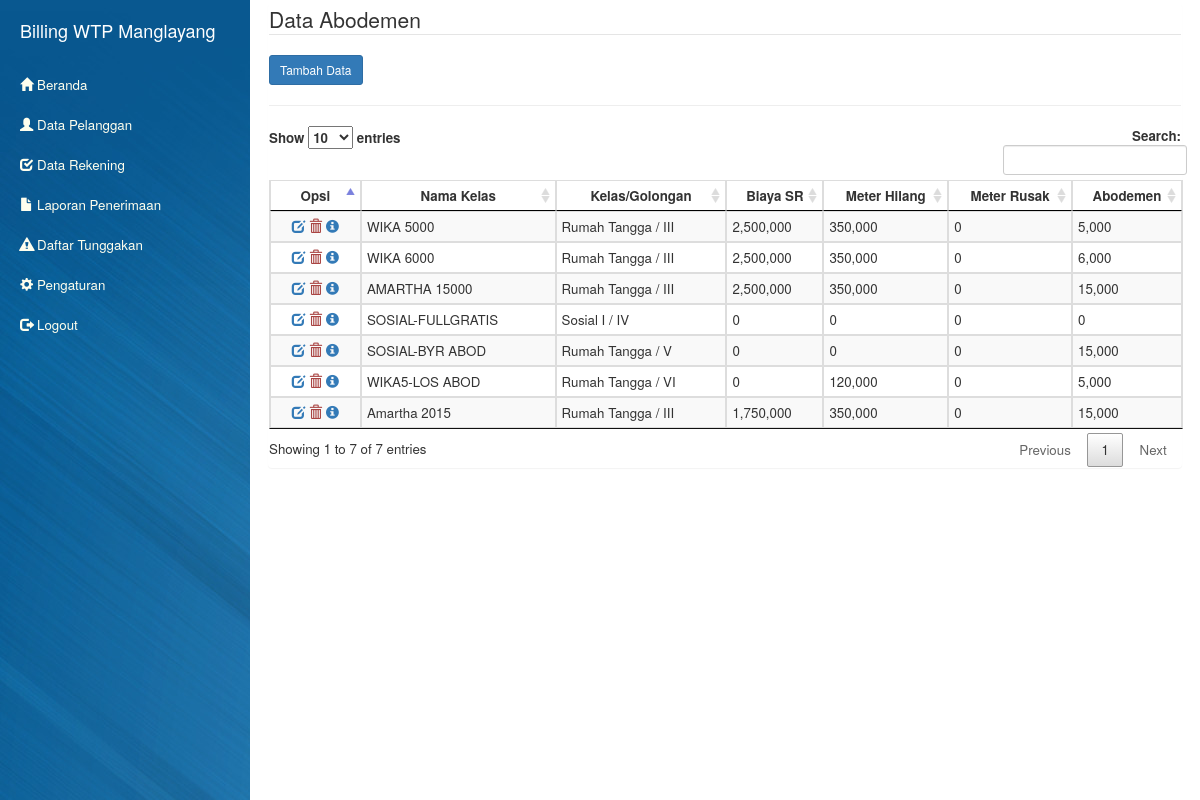
The app's page /?page=views.abodemen (signed in) with its own data.
### tables this page shows
CREATE TABLE `wtp_tarif` (
  `id` int(8) NOT NULL AUTO_INCREMENT,
  `namakelas` varchar(30) NOT NULL DEFAULT '0',
  `golongan` varchar(30) NOT NULL DEFAULT '',
  `kelas` varchar(30) NOT NULL DEFAULT '',
  `biayasr` int(8) NOT NULL DEFAULT '0',
  `mtrhilang` int(8) NOT NULL DEFAULT '0',
  `mtrrusak` int(8) NOT NULL DEFAULT '0',
  `abodemen` int(8) NOT NULL DEFAULT '0',
  `pakai1` int(8) NOT NULL DEFAULT '0',
  `pakai2` int(8) NOT NULL DEFAULT '0',
  `pakai3` int(8) NOT NULL DEFAULT '0',
  `pakai4` int(8) NOT NULL DEFAULT '0',
  `kubik1` int(11) NOT NULL DEFAULT '0',
  `kubik2` int(11) NOT NULL DEFAULT '0',
  `kubik3` int(11) NOT NULL DEFAULT '0',
  `besar_denda` double NOT NULL,
  `tanggal_jatuh_tempo` int(2) NOT NULL,
  PRIMARY KEY (`id`)
);

### model/model.abodemen.php (called while the page is built, shortened)
<?php
$userUI = new User;
$dtaAbodemen = new Rekap;
$arrayData = $dtaAbodemen->viewsTarif();
$act = "crud.abodemen";
$akses = $_SESSION['accessrole'];

### views/views.abodemen.php (the view, shortened to what this page needs)
<?php include_once "model/model.abodemen.php"; ?>
<div class="panel panel-body">
    <fieldset>
        <legend> Data Abodemen</legend>
        <div class="form-inline">
            <div class="form-group">
                <a href="?page=crud&act=<?= $act ?>" class="btn btn-sm btn-primary" id="tambah-user">Tambah Data</a>
            </div>
        </div>
        <hr class="thin bg-grayLighter" />
        <table class="table table-condensed table-bordered table-striped tbl-scroll" id="table-pelanggan">
            <thead>
                <tr>
                    <th width="10%"> Opsi</th>
                    <th> Nama Kelas</th><th> Kelas/Golongan</th>
                    <th> Biaya SR</th><th> Meter Hilang</th>
                    <th> Meter Rusak</th><th> Abodemen</th>
                </tr>
            </thead>
            <tbody id="dtaPel">
                <?php
                if (count($arrayData)) {
                    while ($data = mysql_fetch_array($arrayData)) {
                        ?>
                        <tr>
                            <td align="center">
                                <?= $userUI->actBtn($data['id'], $act, $akses) ?>
                                <a href="#" id="abodemen-info" class="view" data-id="<?=$data['id']?>">
                                    <i class="glyphicon glyphicon-info-sign"></i>
                                </a>
                            </td>
                            <td><?=$data['namakelas']?></td>
                            <td><?=$data['kelas']?> / <?=$data['golongan']?></td>
                            <td><?=number_format($data['biayasr'])?></td>
                            <td><?=  number_format($data['mtrhilang'])?></td>
                            <td><?=  number_format($data['mtrrusak'])?></td>
                            <td><?=  number_format($data['abodemen'])?></td>
                        </tr>
                        <?php
                    }
                }
                ?>
            </tbody>
        </table>
    </fieldset>
</div>

### index.php (shortened to what this page needs)
<?php
include 'inc/class.php';
if(!isset($_SESSION['user_login'])){
    if(isset($_POST['inputUser'])){
        $userUI = new User;
        $username = $_POST['inputUser'];
        $password = $userUI->hashPassword($_POST['password']);
        $validasi = $userUI->loginUser($username, $password);
        if($validasi){
            $userUI->login_success();
        }else{
            $userUI->login_failure();
        }
    }
    include 'views/login.php';
}else{
    include 'model/main.php';
}

### model/main.php (shortened to what this page needs)
<?php $main = new Main(); ?>
<!DOCTYPE html>
<html>
    <head>
        <?= $main->renderHeader(); ?>
    </head>
    <body>
        <div id="wrapper">
            <div id="sidebar-wrapper">
                <?php $main->getMenu(); ?>
            </div>
            <div id="page-content-wrapper">
                <div class="container-fluid">
                    <?php
                    $main->getPage();
                    ?>
                </div>
            </div>
        </div>
    </body>
</html>

### model/render.header.php (shortened to what this page needs)
<link href="theme/startbootstrap/css/bootstrap.min.css" rel="stylesheet" type="text/css" />
<link href="theme/startbootstrap/css/jquery-ui.css" rel="stylesheet" type="text/css" />
<link href="theme/startbootstrap/css/simple-sidebar.css" rel="stylesheet" type="text/css" />
<link href="theme/startbootstrap/css/jquery.dataTables.min.css" rel="stylesheet" type="text/css" />
<link href="theme/startbootstrap/css/datepicker3.css" rel="stylesheet" type="text/css" />
<link href="theme/startbootstrap/css/daterangepicker.css" rel="stylesheet" type="text/css" />
<link href="theme/startbootstrap/css/upload.style.css" rel="stylesheet" type="text/css" />
<link href="theme/startbootstrap/css/rekap.penerimaan.css" rel="stylesheet" type="text/css" />
<link href="theme/flexigrid/css/flexigrid.css" rel="stylesheet" type="text/css" />

### model/menu.php
<ul class="sidebar-nav">
    <li class="sidebar-brand">
        <a href="index.php" id="beranda">
            Billing WTP Manglayang
        </a>
    </li>
    <li>
        <a href="index.php" id="data-beranda">
            <i class="glyphicon glyphicon-home"></i>
            Beranda
        </a>
    </li>
    <?php
    if ($_SESSION['accessrole'] == 1) {
        include 'views/menu.admin.php';
    } elseif ($_SESSION['accessrole'] == 2) {
        include 'views/menu.operator.php';
    } elseif ($_SESSION['accessrole'] == 3) {
        include 'views/menu.manajer.php';
    }
    ?>
    <li>
        <a href="?page=logout" id="logout">
            <i class="glyphicon glyphicon-log-out"></i>
            Logout
        </a>
    </li>
</ul>

### views/menu.admin.php (shortened to what this page needs)
<li>
    <a href="?page=views.pelanggan" id="data-pelanggan">
        <i class="glyphicon glyphicon-user"></i>
        Data Pelanggan
    </a>
</li>
<li>
    <a href="#" id="data-rekening" data-toggle="collapse" data-target="#data-rekening-list">
        <i class="glyphicon glyphicon-check"></i>
        Data Rekening
    </a>
</li>
<li>
    <a href="?page=views.rekap.penerimaan" id="rekap-penerimaan">
        <i class="glyphicon glyphicon-file"></i>
        Laporan Penerimaan
    </a>
</li>
<li>
    <a href="#" id="daftar-tunggakan" data-toggle="collapse" data-target="#daftar-tunggakan-list">
        <i class="glyphicon glyphicon-alert"></i> Daftar Tunggakan
    </a>
</li>
<li>
    <a href="#" id="setting" data-toggle="collapse" data-target="#setting-list">
        <i class="glyphicon glyphicon-cog"></i>
        Pengaturan
    </a>
</li>

### inc/class.php (shortened to what this page needs)
<?php
class User {
    function actBtn($id, $act, $akses) {
        if ($akses == 1) {
            echo '
                <a href="?page=crud&act=' . $act . '&req=edit&id=' . $id . '" class="text-primary" data-toggle="tooltip" data-placement="bottom" title="Edit"><i class="glyphicon glyphicon-edit"></i></a>
                <a href="?page=crud&act=' . $act . '&req=delete&id=' . $id . '" class="text-danger" data-toggle="tooltip" data-placement="bottom" title="Delete" onclick="return confirm(\'Are you sure delete this data ?\')"> <i class="glyphicon glyphicon-trash"></i></a>
            ';
        }
    }
}
class Main {
    function getPage() {
        if (!isset($_GET['page'])) {
            include_once 'views/home.php';
        } else {
            $page = htmlentities($_GET['page']);
            $pageRoot = "views/" . $page . ".php";
            if (file_exists($pageRoot)) {
                include_once $pageRoot;
            } elseif ($page == "crud") {
                $halaman = $_GET['act'];
                if (file_exists("model/" . $halaman . ".php")) {
                    include_once "model/" . $halaman . ".php";
                }
            } elseif ($page == "logout") {
                $user = new User();
                $user->logout();
            } else {
                include_once 'views/home.php';
            }
        }
    }
    function renderHeader() {
        include 'model/render.header.php';
        return;
    }
    function getMenu() {
        include 'model/menu.php';
        return;
    }
}
            ?>
            <?php
class Rekap {
    function viewsTarif() {
        $query = mysql_query("SELECT * FROM wtp_tarif");
        return $query;
    }
}

### records on screen
wtp_tarif: namakelas "WIKA 5000", kelas "Rumah Tangga", golongan "III", biayasr "2,500,000", mtrhilang "350,000", mtrrusak "0", abodemen "5,000"
wtp_tarif: namakelas "WIKA 6000", kelas "Rumah Tangga", golongan "III", biayasr "2,500,000", mtrhilang "350,000", mtrrusak "0", abodemen "6,000"
wtp_tarif: namakelas "AMARTHA 15000", kelas "Rumah Tangga", golongan "III", biayasr "2,500,000", mtrhilang "350,000", mtrrusak "0", abodemen "15,000"
wtp_tarif: namakelas "SOSIAL-FULLGRATIS", kelas "Sosial I", golongan "IV", biayasr "0", mtrhilang "0", mtrrusak "0", abodemen "0"
wtp_tarif: namakelas "SOSIAL-BYR ABOD", kelas "Rumah Tangga", golongan "V", biayasr "0", mtrhilang "0", mtrrusak "0", abodemen "15,000"
wtp_tarif: namakelas "WIKA5-LOS ABOD", kelas "Rumah Tangga", golongan "VI", biayasr "0", mtrhilang "120,000", mtrrusak "0", abodemen "5,000"
wtp_tarif: namakelas "Amartha 2015", kelas "Rumah Tangga", golongan "III", biayasr "1,750,000", mtrhilang "350,000", mtrrusak "0", abodemen "15,000"
